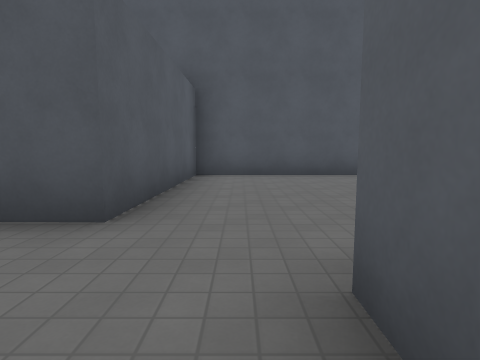
[1] (above)

16 first-person views from a walk through a level from a Godot 3-D game. The camera is 1.3 m above the floor, tilts 6° down and sees 80° across. The floor is counted in squares, 2.25 m on a side. Each view is taken from the middle of a square. On the plan, view 1 faces up. The plan holds only what a view shows up to about 9 squares ahead; the rest is blank. The place goes on beyond the plan. Surface patterns are stand-ins for the level's own textures.

[2]
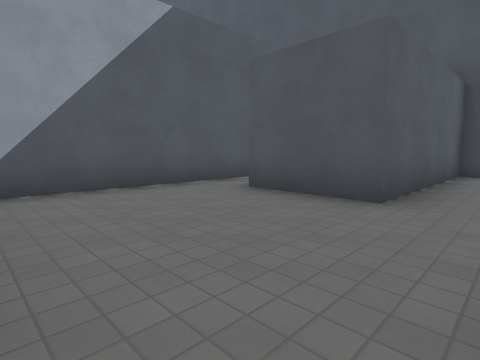

[3]
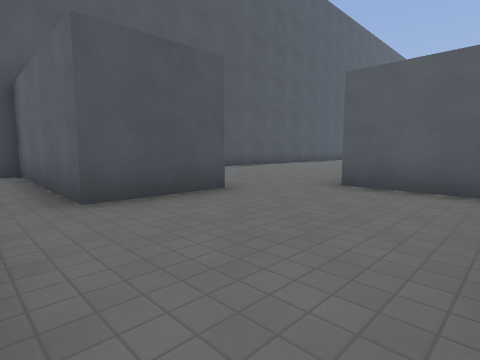

[4]
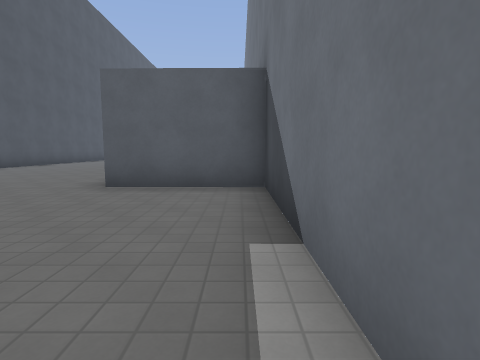

[5]
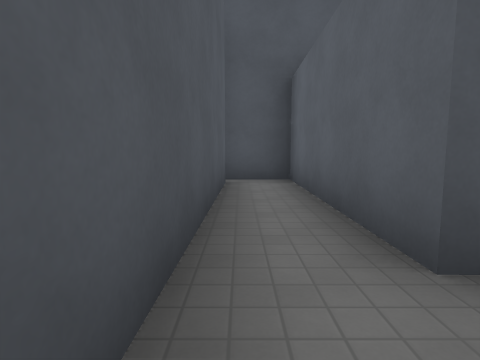

[6]
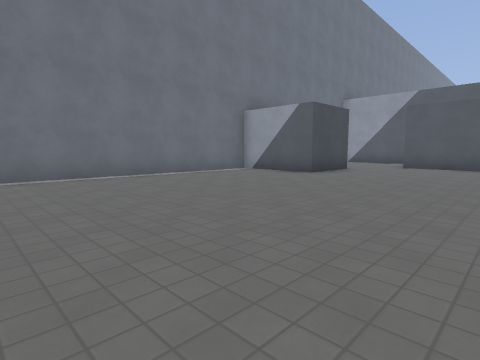

[7]
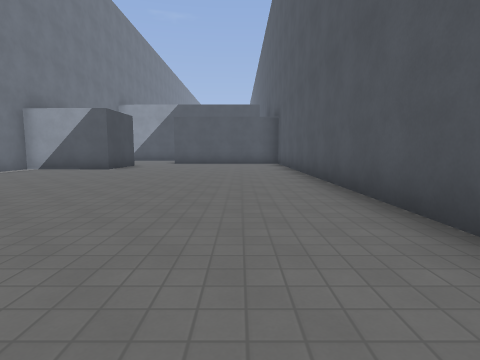

[8]
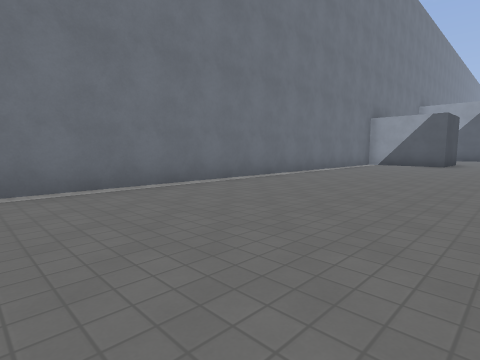

[9]
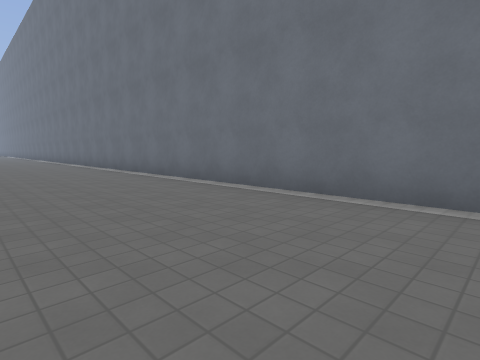

[10]
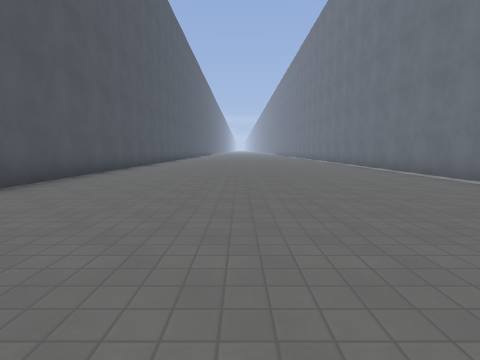

[11]
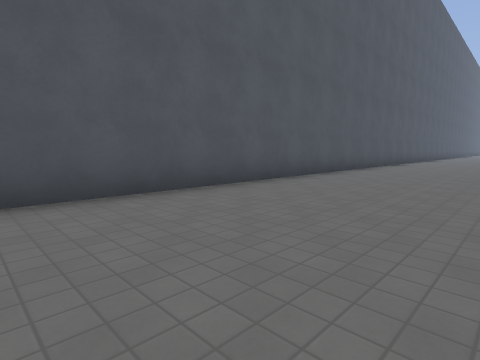

[12]
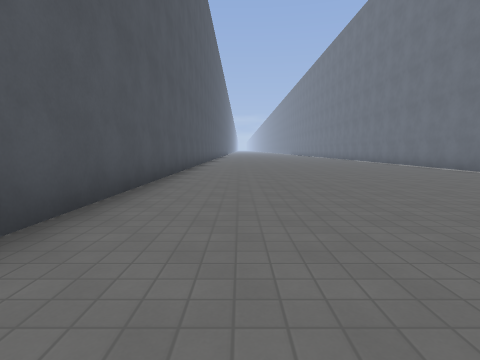

[13]
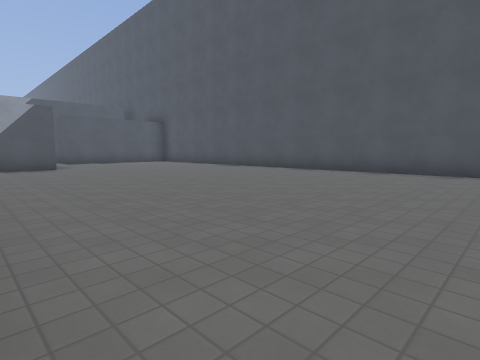

[14]
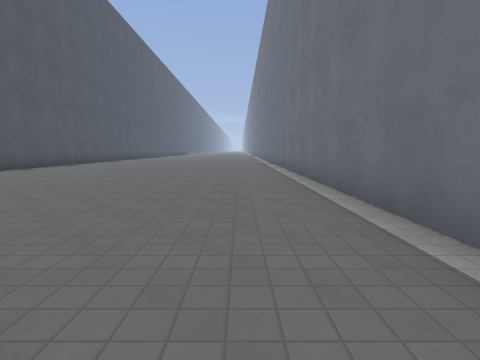

[15]
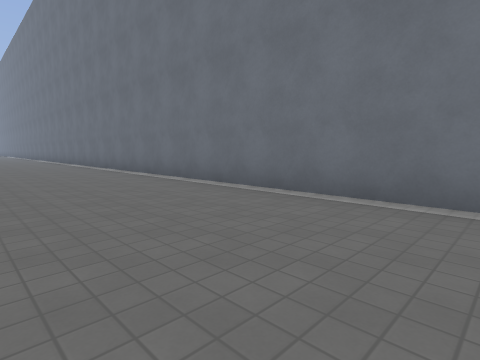

[16]
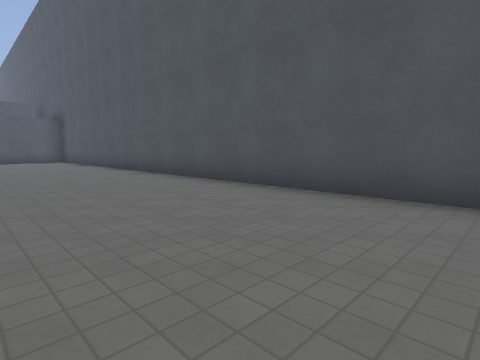

### Floor plan
Points are (right, up) in squares from view 1. A wall is a line through its corners. A room is listed if a view was taken in it or the views show most of it. See-through windows are left out.
Room 1 (views 1, 2, 3, 4, 5)
walls: (-1.1, 2.2) (-3.1, 2.3) (-3, 6.6) (-4.4, 6.6); (-3.6, -1.4) (0.4, -1.4) (0.5, 1.1); (-4.3, 6.1) (-4.4, -0.7)
ways out: opening at (-0.5, 2) to room 2
Room 2 (views 6, 7, 8, 9, 10, 11, 12, 13, 14, 15, 16)
walls: (0.5, 1.1) (2.5, 1.1) (2.4, -1.4) (24.1, -1.4); (24, 6.6) (-1, 6.6) (-1.1, 2.2)
ways out: opening at (-0.5, 2) to room 1

Positions as (right, up) in squares from view 1, and headings:
1: (0, 0), facing up
2: (0, -1), facing up-left
3: (-4, -1), facing up-right
4: (-4, -1), facing right
5: (-4, 1), facing up
6: (9, 5), facing down-left
7: (11, 5), facing left
8: (14, 3), facing down-left
9: (12, 2), facing down-right
10: (14, 3), facing right
11: (12, 3), facing up-right
12: (15, 5), facing right
13: (12, -1), facing up-left
14: (14, 0), facing right
15: (14, 2), facing down-right
16: (14, 3), facing up-left
